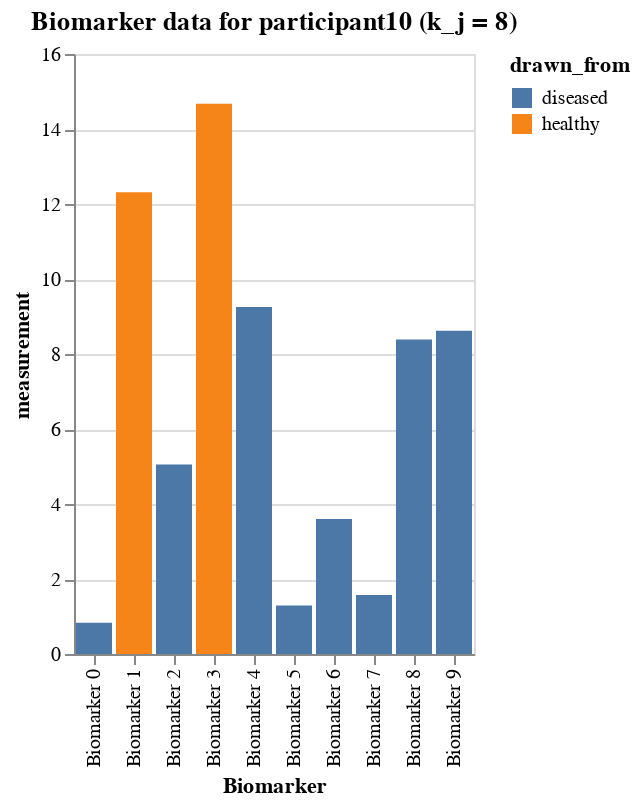

This figure's notebook cell:
### Markdown cell above
### A certain participant's data

### Code cell
# participant 10
participant10_data = df_expanded[df_expanded.participant == 10]
alt.Chart(participant10_data).mark_bar().encode(
    x='Biomarker',
    y='measurement',
    color=alt.Color(
        'drawn_from:N'
    ),
    tooltip=['Biomarker', 'drawn_from', 'measurement']
).interactive().properties(
    title=f'Biomarker data for participant10 (k_j = {participant10_data.k_j.to_list()[0]})'
)

### Figure 1 — Vega-Lite specification as saved in the notebook (floating-point values rounded to 4 significant figures)
{"config": {"view": {"continuousWidth": 300, "continuousHeight": 300}}, "data": {"name": "data-0664c5cf054cbadeab3978b864085e02"}, "mark": {"type": "bar"}, "encoding": {"color": {"field": "drawn_from", "type": "nominal"}, "tooltip": [{"field": "Biomarker", "type": "nominal"}, {"field": "drawn_from", "type": "nominal"}, {"field": "measurement", "type": "quantitative"}], "x": {"field": "Biomarker", "type": "nominal"}, "y": {"field": "measurement", "type": "quantitative"}}, "params": [{"name": "param_6", "select": {"type": "interval", "encodings": ["x", "y"]}, "bind": "scales"}], "title": "Biomarker data for participant10 (k_j = 8)", "$schema": "https://vega.github.io/schema/vega-lite/v5.16.3.json", "datasets": {"data-0664c5cf054cbadeab3978b864085e02": [{"Biomarker": "Biomarker 0", "participant": 10, "measurement": 0.8366, "k_j": 8, "S_n": 1, "drawn_from": "diseased"}, {"Biomarker": "Biomarker 1", "participant": 10, "measurement": 12.31, "k_j": 8, "S_n": 10, "drawn_from": "healthy"}, {"Biomarker": "Biomarker 2", "participant": 10, "measurement": 5.053, "k_j": 8, "S_n": 4, "drawn_from": "diseased"}, {"Biomarker": "Biomarker 3", "participant": 10, "measurement": 14.67, "k_j": 8, "S_n": 9, "drawn_from": "healthy"}, {"Biomarker": "Biomarker 4", "participant": 10, "measurement": 9.253, "k_j": 8, "S_n": 5, "drawn_from": "diseased"}, {"Biomarker": "Biomarker 5", "participant": 10, "measurement": 1.291, "k_j": 8, "S_n": 6, "drawn_from": "diseased"}, {"Biomarker": "Biomarker 6", "participant": 10, "measurement": 3.598, "k_j": 8, "S_n": 3, "drawn_from": "diseased"}, {"Biomarker": "Biomarker 7", "participant": 10, "measurement": 1.573, "k_j": 8, "S_n": 7, "drawn_from": "diseased"}, {"Biomarker": "Biomarker 8", "participant": 10, "measurement": 8.386, "k_j": 8, "S_n": 8, "drawn_from": "diseased"}, {"Biomarker": "Biomarker 9", "participant": 10, "measurement": 8.619, "k_j": 8, "S_n": 2, "drawn_from": "diseased"}]}}
